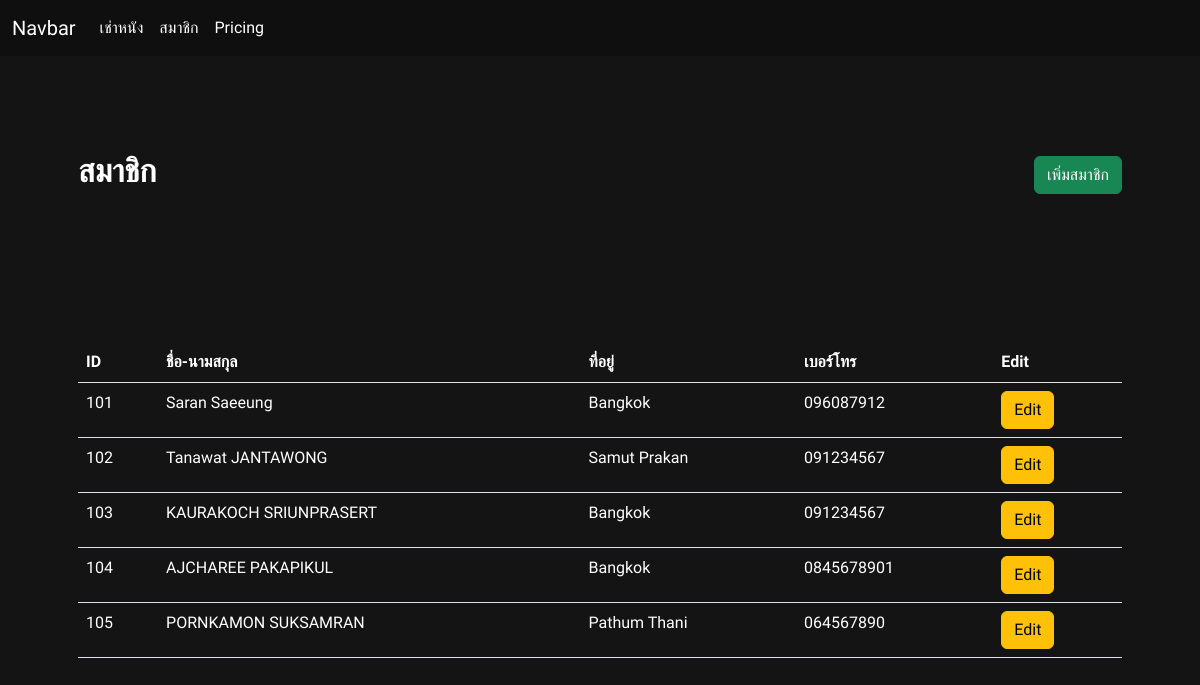
The page / on the database its author committed.
### tables this page shows
CREATE TABLE `member` (
  `mid` int(11) NOT NULL,
  `name` varchar(20) NOT NULL,
  `lastname` varchar(20) NOT NULL,
  `address` varchar(50) NOT NULL,
  `telephone` varchar(11) NOT NULL
);

### index.php (the view, shortened to what this page needs)
<?php
    require_once 'conn.php';
    require_once 'header.php';
    $sql = "SELECT * FROM member";
    $result = $conn->query($sql);
?>
<body class="bg-mix-dark">
    <?php
        require_once 'navbar.php';
    ?>
    <div class="container mt-5">
        <div class="row">
            <div class="col-12 p-md-5 d-flex align-items-center justify-content-between">
                <h2 class="fw-bold">สมาชิก</h2>
                <div>
                    <a href="addbio.php" class="btn btn-success">เพิ่มสมาชิก</a>
                </div>
            </div>
            <div class="col-12 mt-5 p-md-5">
            <table class="table">
            <thead>
                <tr>
                    <th scope="col">ID</th>
                    <th scope="col-4">ชื่อ-นามสกุล</th>
                    <th scope="col-4">ที่อยู่</th>
                    <th scope="col-4">เบอร์โทร</th>
                    <th scope="col-4">Edit</th>
                </tr>
            </thead>
            <tbody>
                <?php
                    if ($result->num_rows > 0) {
                        while($row = $result->fetch_assoc()) {
                            echo "<tr><td>".$row["mid"]."</td>"."<td>".$row["name"]." ".$row["lastname"]."</td>"."<td>".$row["address"]."</td>"."<td>".$row["telephone"]."</td>"."<td>"."<a class='btn btn-warning' href='editbio.php?sid=".$row["mid"]."'>Edit</a>"."</td>";
                            echo "</tr>";
                        }
                    }else {
                        echo "0 results";
                    }
                ?>
            </tbody>
        </table>
            </div>
        </div>
    </div>
</body>

### header.php (shortened to what this page needs)
<!DOCTYPE html>
<html lang="th">
<head>
    <link href="style.css" rel="stylesheet" type="text/css">
    <link href="https://cdn.jsdelivr.net/npm/bootstrap@5.3.2/dist/css/bootstrap.min.css" rel="stylesheet">
    <link rel="stylesheet" href="https://cdn.jsdelivr.net/npm/bootstrap-icons@1.11.1/font/bootstrap-icons.css">
</head>

### navbar.php (shortened to what this page needs)
<nav class="navbar navbar-expand-lg bg-mix-dark-1">
  <div class="container-fluid ">
    <a class="navbar-brand text-white" href="#">Navbar</a>
    <div class="collapse navbar-collapse" id="navbarNav">
      <ul class="navbar-nav">
        <li class="nav-item">
          <a class="nav-link text-white" aria-current="page" href="movie.php">เช่าหนัง</a>
        </li>
        <li class="nav-item">
          <a class="nav-link text-white" href="index.php">สมาชิก</a>
        </li>
        <li class="nav-item">
          <a class="nav-link text-white" href="#">Pricing</a>
        </li>
      </ul>
    </div>
  </div>
</nav>

### style.css (style rules this page uses)
* { font-family: 'Sarabun', sans-serif; }
.bg-mix-dark { background-color: #141414 !important; color: #fff !important; }
.bg-mix-dark-1 { background-color: #0F0F0F !important; color: #fff !important; }
.table>:not(caption)>*>* { background-color: initial !important; color: #fff !important; }
a { text-decoration: none !important; }

### rows shown on the page
member: mid "101", name "Saran", lastname "Saeeung", address "Bangkok", telephone "096087912"
member: mid "102", name "Tanawat", lastname "JANTAWONG", address "Samut Prakan", telephone "091234567"
member: mid "103", name "KAURAKOCH", lastname "SRIUNPRASERT", address "Bangkok", telephone "091234567"
member: mid "104", name "AJCHAREE", lastname "PAKAPIKUL", address "Bangkok", telephone "0845678901"
member: mid "105", name "PORNKAMON", lastname "SUKSAMRAN", address "Pathum Thani", telephone "064567890"
